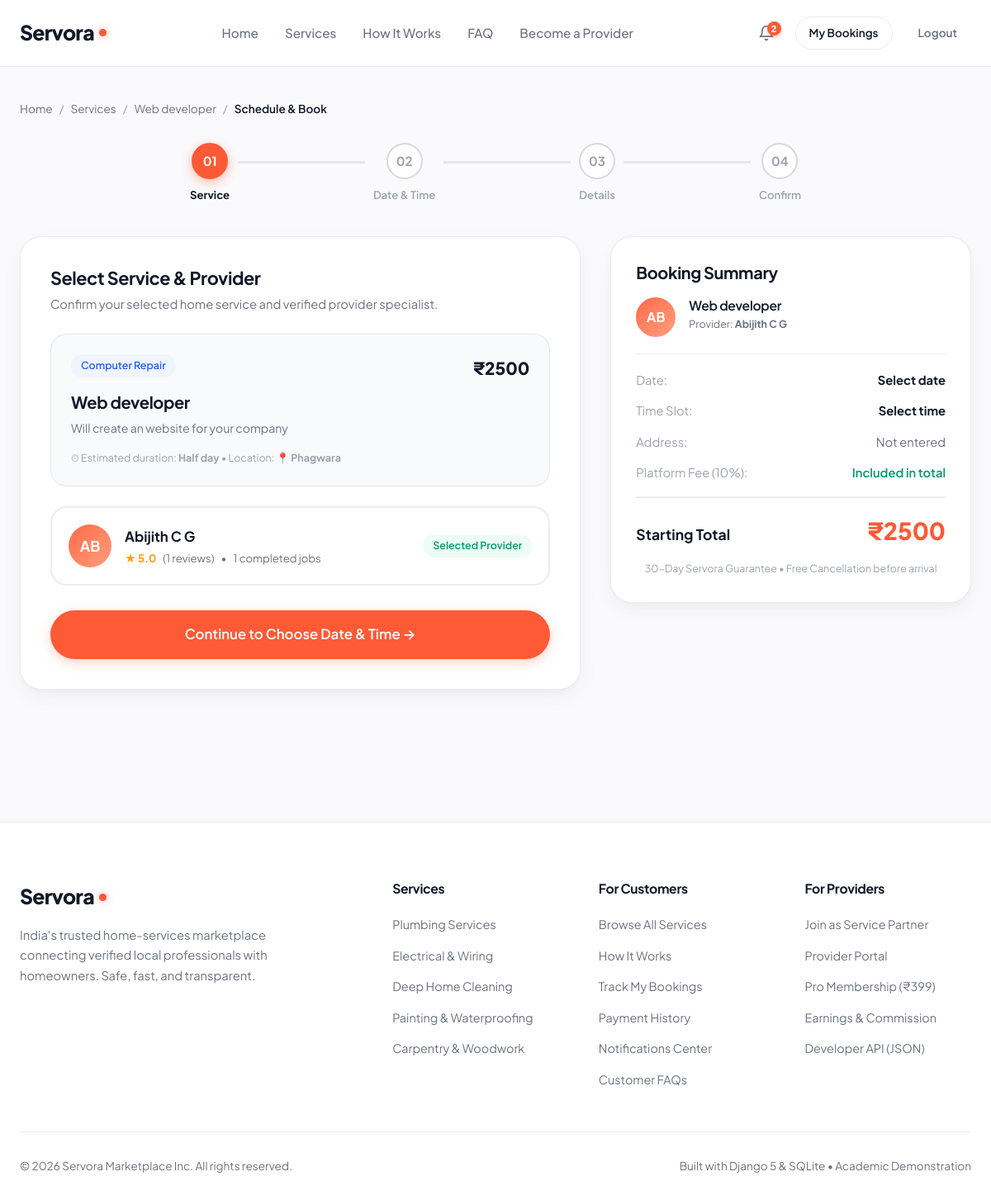
The page /book/13/ (signed in) on the database its author committed.
### services/models.py (models this page shows, shortened)
class Service(models.Model):
    provider = models.ForeignKey(UserProfile, on_delete=models.CASCADE, related_name='services')
    category = models.ForeignKey(Category, on_delete=models.CASCADE, related_name='services')
    title = models.CharField(max_length=200)
    slug = models.SlugField(max_length=220, unique=True, blank=True)
    description = models.TextField()
    price = models.DecimalField(max_digits=10, decimal_places=2, help_text="Starting price in INR (₹)")
    duration_estimate = models.CharField(max_length=100, default='1-2 hours')
    location = models.CharField(max_length=120, default='Kannur')
    image = models.ImageField(upload_to='services/', blank=True, null=True)
    is_active = models.BooleanField(default=True)
    is_featured = models.BooleanField(default=False)
    created_at = models.DateTimeField(auto_now_add=True)
    updated_at = models.DateTimeField(auto_now=True)
    class Meta:
        ordering = ['-is_featured', '-created_at']

class Category(models.Model):
    name = models.CharField(max_length=100, unique=True)
    slug = models.SlugField(max_length=120, unique=True, blank=True)
    icon_name = models.CharField(
        max_length=50,
        default='wrench',
        help_text="Icon identifier (e.g. spark, wrench, zap, paint, hammer, leaf)"
    )
    description = models.TextField(blank=True, default='')
    order = models.PositiveIntegerField(default=0)
    class Meta:
        verbose_name_plural = "Categories"
        ordering = ['order', 'name']

### users/models.py (models this page shows, shortened)
class UserProfile(models.Model):
    ROLE_CHOICES = (
        ('customer', 'Customer / Homeowner'),
        ('provider', 'Service Provider / Professional'),
    )
    user = models.OneToOneField(User, on_delete=models.CASCADE, related_name='profile')
    role = models.CharField(max_length=20, choices=ROLE_CHOICES, default='customer')
    phone = models.CharField(max_length=20, blank=True, default='')
    city = models.CharField(max_length=100, blank=True, default='Kannur')
    address = models.TextField(blank=True, default='')
    bio = models.TextField(blank=True, default='')
    is_verified = models.BooleanField(default=False, help_text="Designates whether this provider has been verified.")
    avatar = models.ImageField(upload_to='profiles/', blank=True, null=True)
    PAYOUT_STATUS_CHOICES = (
        ('not_configured', 'Not Configured'),
        ('configured', 'Configured'),
        ('verification_required', 'Verification Required'),
        ('ready', 'Ready for Payout'),
    )
    PAYOUT_PREFERENCE_CHOICES = (
        ('upi', 'UPI Transfer'),
        ('bank', 'Bank Transfer'),
    )
    payout_upi_id = models.CharField(
        max_length=100,
        blank=True,
        default='',
        help_text="Private provider UPI ID for electronic settlement disbursements."
    )
    payout_upi_name = models.CharField(
        max_length=150,
        blank=True,
        default='',
        help_text="Beneficiary name associated with UPI ID."
    )
    payout_preference = models.CharField(
        max_length=30,
        choices=PAYOUT_PREFERENCE_CHOICES,
        default='upi'
    )
    payout_status = models.CharField(
        max_length=30,
        choices=PAYOUT_STATUS_CHOICES,
        default='not_configured'
    )
    created_at = models.DateTimeField(auto_now_add=True)
    @property
    def is_provider(self):
        return self.role == 'provider'
    @property
    def completed_jobs_count(self):
        from services.models import Booking
        return Booking.objects.filter(service__provider=self, status='completed').count()
    @property
    def average_rating(self):
        from services.models import Review
        from django.db.models import Avg
        avg_val = Review.objects.filter(service__provider=self).aggregate(Avg('rating'))['rating__avg']
        if avg_val is not None:
            return round(avg_val, 1)
        return 5.0
    @property
    def total_reviews_count(self):
        from services.models import Review
        return Review.objects.filter(service__provider=self).count()

### services/views.py (the view)
# urls.py: path('book/<int:service_id>/', views.book_service_view, name='book_service'),
def book_service_view(request, service_id):
    service = get_object_or_404(
        Service.objects.select_related('provider', 'category', 'provider__user'),
        id=service_id,
        is_active=True
    )
    if not request.user.is_authenticated:
        messages.info(request, "Please log in to your customer account to book this service.")
        return redirect(f"{reverse('login')}?next={request.path}")
    if hasattr(request.user, 'profile') and request.user.profile.is_provider:
        messages.error(request, "Service provider accounts cannot place bookings. Please log in with a homeowner/customer account.")
        return redirect('service_detail', id=service.id)
    morning_slots = [
        ('09:00:00', '9:00 AM'), ('09:30:00', '9:30 AM'),
        ('10:00:00', '10:00 AM'), ('10:30:00', '10:30 AM'),
        ('11:00:00', '11:00 AM')
    ]
    afternoon_slots = [
        ('13:00:00', '1:00 PM'), ('13:30:00', '1:30 PM'),
        ('14:00:00', '2:00 PM'), ('14:30:00', '2:30 PM'),
        ('15:00:00', '3:00 PM')
    ]
    evening_slots = [
        ('17:00:00', '5:00 PM'), ('17:30:00', '5:30 PM'),
        ('18:00:00', '6:00 PM'), ('18:30:00', '6:30 PM'),
        ('19:00:00', '7:00 PM')
    ]
    if request.method == 'POST':
        form = BookingCreateForm(request.POST, service=service)
        if form.is_valid():
            booking = Booking(
                service=service,
                customer=request.user,
                booking_date=form.cleaned_data['booking_date'],
                booking_time=form.cleaned_data['booking_time'],
                address=form.cleaned_data['address'],
                notes=form.cleaned_data.get('notes', ''),
                total_amount=service.price,
                commission_rate=Decimal('10.00'),
                status='pending'
            )
            booking.save()
            create_notification(
                recipient=service.provider.user,
                notification_type='booking_created',
                title='New Booking Request',
                message=f"{request.user.get_full_name() or request.user.username} requested {service.title} for {booking.booking_date.strftime('%b %d')} at {booking.booking_time.strftime('%I:%M %p')}.",
                booking=booking,
                service=service
            )
            messages.success(request, f"Booking request #{booking.id} created successfully!")
            return redirect('booking_success', booking_id=booking.id)
        else:
            for field, errors in form.errors.items():
                for error in errors:
                    messages.error(request, error)
    else:
        initial_data = {}
        if hasattr(request.user, 'profile') and request.user.profile.address:
            initial_data['address'] = request.user.profile.address
        form = BookingCreateForm(service=service, initial=initial_data)
    return render(request, 'services/booking.html', {
        'service': service,
        'form': form,
        'morning_slots': morning_slots,
        'afternoon_slots': afternoon_slots,
        'evening_slots': evening_slots,
    })

### templates/services/booking.html (shortened to what this page needs)
{% extends 'base.html' %}
{% load static %}
{% block extra_css %}
  <link rel="stylesheet" href="{% static 'css/customer.css' %}">
  <link rel="stylesheet" href="{% static 'css/booking.css' %}">
{% endblock %}
{% block content %}
<section class="section" style="padding: 40px 0 80px;">
  <div class="container">
    <div class="detail-breadcrumb" style="margin-bottom: 30px;">
      <a href="{% url 'home' %}">Home</a>
      <span>/</span>
      <a href="{% url 'service_list' %}">Services</a>
      <span>/</span>
      <a href="{% url 'service_detail' service.id %}">{{ service.title }}</a>
      <span>/</span>
      <span style="color: var(--brand-dark); font-weight: 600;">Schedule & Book</span>
    </div>
    <div class="booking-progress-bar">
      <div class="step-item active" data-step="1">
        <div class="step-circle">01</div>
        <span class="step-label">Service</span>
      </div>
      <div class="step-item" data-step="2">
        <div class="step-circle">02</div>
        <span class="step-label">Date & Time</span>
      </div>
      <div class="step-item" data-step="3">
        <div class="step-circle">03</div>
        <span class="step-label">Details</span>
      </div>
      <div class="step-item" data-step="4">
        <div class="step-circle">04</div>
        <span class="step-label">Confirm</span>
      </div>
    </div>
    <div class="booking-layout-grid">
      <div class="booking-main-card">
        <form method="POST" action="{% url 'book_service' service.id %}" id="booking-form">
          <div class="booking-step-section active" data-step="1">
            <h2 class="step-heading">Select Service & Provider</h2>
            <p class="step-subheading">Confirm your selected home service and verified provider specialist.</p>
            <div style="background: var(--bg-cool-gray); border-radius: var(--radius-lg); padding: 24px; border: 1px solid var(--border-subtle); margin-bottom: 24px;">
              <div style="display: flex; align-items: flex-start; justify-content: space-between; margin-bottom: 12px;">
                <span class="badge" style="background: var(--bg-blue-tint); color: #2563EB;">{{ service.category.name }}</span>
                <span style="font-size: 1.3rem; font-weight: 800; color: var(--brand-dark);">₹{{ service.price|floatformat:0 }}</span>
              </div>
              <h3 style="font-size: 1.25rem; margin-bottom: 8px;">{{ service.title }}</h3>
              <p class="text-sm" style="margin-bottom: 14px;">{{ service.description }}</p>
              <div class="text-xs" style="color: var(--text-muted);">
                ⏱ Estimated duration: <strong>{{ service.duration_estimate }}</strong> &bull; Location: <strong>📍 {{ service.location }}</strong>
              </div>
            </div>
            <div style="border: 2px solid var(--border-subtle); border-radius: var(--radius-lg); padding: 20px; display: flex; align-items: center; justify-content: space-between; flex-wrap: wrap; gap: 16px; margin-bottom: 30px;">
              <div style="display: flex; align-items: center; gap: 16px;">
                <div class="hero-visual-avatar" style="width: 52px; height: 52px; font-size: 1.1rem;">
                  {{ service.provider.user.first_name|default:service.provider.user.username|slice:":2"|upper }}
                </div>
                <div>
                  <div style="display: flex; align-items: center; gap: 6px;">
                    <strong style="font-size: 1.05rem; color: var(--brand-dark);">
                      {{ service.provider.user.get_full_name|default:service.provider.user.username }}
                    </strong>
                  </div>
                  <div style="display: flex; align-items: center; gap: 8px; font-size: 0.82rem; color: var(--text-secondary); margin-top: 2px;">
                    <span style="color: #F59E0B; font-weight: 700;">★ {{ service.provider.average_rating }}</span>
                    <span>({{ service.provider.total_reviews_count }} reviews)</span>
                    <span>&bull;</span>
                    <span>{{ service.provider.completed_jobs_count }} completed jobs</span>
                  </div>
                </div>
              </div>
              <span class="badge badge-completed">Selected Provider</span>
            </div>
            <button type="button" class="btn btn-primary btn-lg btn-next-step" data-next="2" style="width: 100%;">
              Continue to Choose Date & Time →
            </button>
          </div>
        </form>
      </div>
      <div class="booking-summary-card">
        <h3 style="font-size: 1.25rem; margin-bottom: 18px;">Booking Summary</h3>
        <div class="summary-service-row">
          <div class="hero-visual-avatar" style="width: 48px; height: 48px; font-size: 1rem;">
            {{ service.provider.user.first_name|default:service.provider.user.username|slice:":2"|upper }}
          </div>
          <div>
            <h4 style="font-size: 0.98rem; margin-bottom: 4px;">{{ service.title }}</h4>
            <div class="text-xs" style="color: var(--text-secondary);">
              Provider: <strong>{{ service.provider.user.get_full_name|default:service.provider.user.username }}</strong>
            </div>
          </div>
        </div>
        <div class="summary-detail-row">
          <span style="color: var(--text-muted);">Date:</span>
          <strong id="summary-date">Select date</strong>
        </div>
        <div class="summary-detail-row">
          <span style="color: var(--text-muted);">Time Slot:</span>
          <strong id="summary-time">Select time</strong>
        </div>
        <div class="summary-detail-row">
          <span style="color: var(--text-muted);">Address:</span>
          <span id="summary-address" style="color: var(--text-secondary);">Not entered</span>
        </div>
        <div class="summary-detail-row">
          <span style="color: var(--text-muted);">Platform Fee (10%):</span>
          <span style="color: #059669; font-weight: 600;">Included in total</span>
        </div>
        <div class="summary-total-row">
          <span>Starting Total</span>
          <div class="summary-total-amount">₹{{ service.price|floatformat:0 }}</div>
        </div>
        <div class="text-xs" style="color: var(--text-muted); margin-top: 14px; text-align: center;">
          30-Day Servora Guarantee &bull; Free Cancellation before arrival
        </div>
      </div>
    </div>
  </div>
</section>
{% endblock %}

### rows shown on the page
Service: title "Web developer", category.name "Computer Repair", price "2500", description "Will create an website for your company", duration_estimate "Half day", location "Phagwara", provider.user.first_name "AB", provider.user.get_full_name "Abijith C G", provider.average_rating "5.0", provider.total_reviews_count "1", provider.completed_jobs_count "1"

### other values the page prints
{{ unread_notifications_count }} "2"
